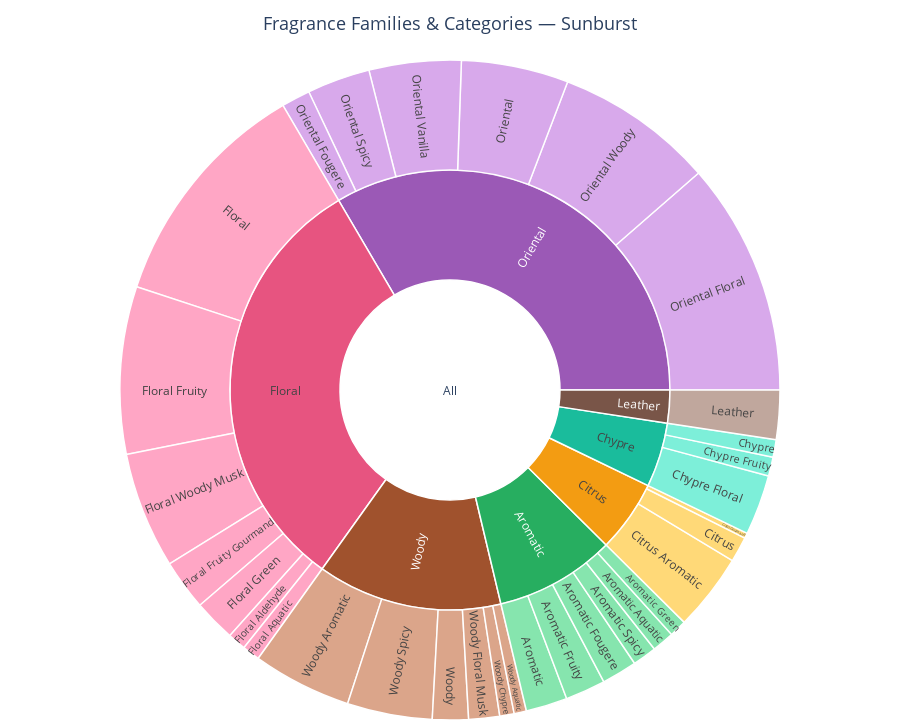

Source (notebook cell):
### Code cell
import pandas as pd
import plotly.graph_objects as go
from pathlib import Path

MASTER_CSV = Path("../Saved Data/all_brands_clean.csv")

FAMILY_COLORS = {
    "Floral":   "#e75480",
    "Oriental": "#9b59b6",
    "Woody":    "#a0522d",
    "Aromatic": "#27ae60",
    "Chypre":   "#1abc9c",
    "Citrus":   "#f39c12",
    "Leather":  "#795548",
    "Other":    "#90a4ae",
}

df_v = pd.read_csv(MASTER_CSV, encoding="utf-8-sig")

cat_counts = (
    df_v["fragrance_category"]
    .dropna()
    .str.strip()
    .value_counts()
    .reset_index()
)
cat_counts.columns = ["category", "count"]
total = cat_counts["count"].sum()

FAMILIES = ["Floral", "Oriental", "Woody", "Aromatic", "Chypre", "Citrus", "Leather"]

def get_family(label):
    for f in FAMILIES:
        if label.startswith(f):
            return f
    return "Other"

cat_counts["family"] = cat_counts["category"].apply(get_family)

# Aggregate family totals for the inner ring
family_totals = cat_counts.groupby("family")["count"].sum().reset_index()

# Build sunburst data manually
# ADDED: an `ids` list to prevent duplicate label conflicts
ids, labels, parents, values, colors, hovers = [], [], [], [], [], []

# Root node (invisible centre)
ids.append("All")
labels.append("All")
parents.append("")
values.append(total)
colors.append("#ffffff")
hovers.append("")

# Inner ring — families
for _, row in family_totals.iterrows():
    fam   = row["family"]
    cnt   = row["count"]
    pct   = cnt / total * 100
    
    ids.append(f"Family_{fam}")     # Give the family a unique ID
    labels.append(fam)
    parents.append("All")           # Points to the root ID
    values.append(cnt)
    colors.append(FAMILY_COLORS.get(fam, "#90a4ae"))
    hovers.append(f"<b>{fam}</b><br>{cnt:,} perfumes<br>{pct:.1f}% of total")

# Outer ring — individual categories
for _, row in cat_counts.iterrows():
    cat = row["category"]
    cnt = row["count"]
    fam = row["family"]
    pct_total  = cnt / total * 100
    fam_total  = family_totals.loc[family_totals["family"] == fam, "count"].values[0]
    pct_family = cnt / fam_total * 100

    # Lighten the family colour slightly for sub-categories
    base = FAMILY_COLORS.get(fam, "#90a4ae").lstrip("#")
    r, g, b = int(base[0:2], 16), int(base[2:4], 16), int(base[4:6], 16)
    light = f"#{min(r+45,255):02x}{min(g+45,255):02x}{min(b+45,255):02x}"

    ids.append(f"Cat_{fam}_{cat}")  # Give the specific category a unique ID
    labels.append(cat)
    parents.append(f"Family_{fam}") # Points specifically to the family ID, NOT the label
    values.append(cnt)
    colors.append(light)
    hovers.append(
        f"<b>{cat}</b><br>"
        f"{cnt:,} perfumes<br>"
        f"{pct_total:.1f}% of all<br>"
        f"{pct_family:.1f}% of {fam}"
    )

fig = go.Figure(go.Sunburst(
    ids=ids,                        # ADDED: pass the ids array to the figure
    labels=labels,
    parents=parents,
    values=values,
    marker=dict(colors=colors, line=dict(color="white", width=1.5)),
    hovertemplate="%{customdata}<extra></extra>",
    customdata=hovers,
    branchvalues="total",
    maxdepth=3,
    insidetextorientation="radial",
    textfont=dict(size=12),
))

fig.update_layout(
    title=dict(
        text="Fragrance Families & Categories — Sunburst",
        font=dict(size=18),
        x=0.5,
    ),
    margin=dict(t=60, l=0, r=0, b=0),
    height=720,
)

fig.show()

### Figure 1 — Plotly figure (JSON) as saved in the notebook; plotly's stock layout.template omitted (floating-point values rounded to 4 significant figures)
{"data": [{"branchvalues": "total", "customdata": ["", "<b>Aromatic</b><br>1,066 perfumes<br>8.8% of total", "<b>Chypre</b><br>571 perfumes<br>4.7% of total", "<b>Citrus</b><br>637 perfumes<br>5.3% of total", "<b>Floral</b><br>3,818 perfumes<br>31.7% of total", "<b>Leather</b><br>291 perfumes<br>2.4% of total", "<b>Oriental</b><br>4,032 perfumes<br>33.4% of total", "<b>Woody</b><br>1,639 perfumes<br>13.6% of total", "<b>Floral</b><br>1,384 perfumes<br>11.5% of all<br>36.2% of Floral", "<b>Oriental Floral</b><br>1,377 perfumes<br>11.4% of all<br>34.2% of Oriental", "<b>Floral Fruity</b><br>988 perfumes<br>8.2% of all<br>25.9% of Floral", "<b>Oriental Woody</b><br>937 perfumes<br>7.8% of all<br>23.2% of Oriental", "<b>Floral Woody Musk</b><br>687 perfumes<br>5.7% of all<br>18.0% of Floral", "<b>Oriental</b><br>633 perfumes<br>5.3% of all<br>15.7% of Oriental", "<b>Woody Aromatic</b><br>585 perfumes<br>4.9% of all<br>35.7% of Woody", "<b>Oriental Vanilla</b><br>543 perfumes<br>4.5% of all<br>13.5% of Oriental", "<b>Woody Spicy</b><br>502 perfumes<br>4.2% of all<br>30.6% of Woody", "<b>Citrus Aromatic</b><br>456 perfumes<br>3.8% of all<br>71.6% of Citrus", "<b>Oriental Spicy</b><br>372 perfumes<br>3.1% of all<br>9.2% of Oriental", "<b>Chypre Floral</b><br>356 perfumes<br>3.0% of all<br>62.3% of Chypre", "<b>Floral Fruity Gourmand</b><br>299 perfumes<br>2.5% of all<br>7.8% of Floral", "<b>Leather</b><br>291 perfumes<br>2.4% of all<br>100.0% of Leather", "<b>Floral Green</b><br>248 perfumes<br>2.1% of all<br>6.5% of Floral", "<b>Aromatic</b><br>245 perfumes<br>2.0% of all<br>23.0% of Aromatic", "<b>Aromatic Fruity</b><br>237 perfumes<br>2.0% of all<br>22.2% of Aromatic", "<b>Woody</b><br>212 perfumes<br>1.8% of all<br>12.9% of Woody", "<b>Aromatic Fougere</b><br>209 perfumes<br>1.7% of all<br>19.6% of Aromatic", "<b>Woody Floral Musk</b><br>182 perfumes<br>1.5% of all<br>11.1% of Woody", "<b>Oriental Fougere</b><br>170 perfumes<br>1.4% of all<br>4.2% of Oriental", "<b>Citrus</b><br>150 perfumes<br>1.2% of all<br>23.5% of Citrus", "<b>Aromatic Spicy</b><br>142 perfumes<br>1.2% of all<br>13.3% of Aromatic", "<b>Aromatic Aquatic</b><br>131 perfumes<br>1.1% of all<br>12.3% of Aromatic", "<b>Chypre Fruity</b><br>112 perfumes<br>0.9% of all<br>19.6% of Chypre", "<b>Floral Aldehyde</b><br>108 perfumes<br>0.9% of all<br>2.8% of Floral", "<b>Floral Aquatic</b><br>104 perfumes<br>0.9% of all<br>2.7% of Floral", "<b>Chypre</b><br>103 perfumes<br>0.9% of all<br>18.0% of Chypre", "<b>Aromatic Green</b><br>102 perfumes<br>0.8% of all<br>9.6% of Aromatic", "<b>Woody Chypre</b><br>85 perfumes<br>0.7% of all<br>5.2% of Woody", "<b>Woody Aquatic</b><br>73 perfumes<br>0.6% of all<br>4.5% of Woody", "<b>Citrus Gourmand</b><br>31 perfumes<br>0.3% of all<br>4.9% of Citrus"], "hovertemplate": "%{customdata}<extra></extra>", "ids": ["All", "Family_Aromatic", "Family_Chypre", "Family_Citrus", "Family_Floral", "Family_Leather", "Family_Oriental", "Family_Woody", "Cat_Floral_Floral", "Cat_Oriental_Oriental Floral", "Cat_Floral_Floral Fruity", "Cat_Oriental_Oriental Woody", "Cat_Floral_Floral Woody Musk", "Cat_Oriental_Oriental", "Cat_Woody_Woody Aromatic", "Cat_Oriental_Oriental Vanilla", "Cat_Woody_Woody Spicy", "Cat_Citrus_Citrus Aromatic", "Cat_Oriental_Oriental Spicy", "Cat_Chypre_Chypre Floral", "Cat_Floral_Floral Fruity Gourmand", "Cat_Leather_Leather", "Cat_Floral_Floral Green", "Cat_Aromatic_Aromatic", "Cat_Aromatic_Aromatic Fruity", "Cat_Woody_Woody", "Cat_Aromatic_Aromatic Fougere", "Cat_Woody_Woody Floral Musk", "Cat_Oriental_Oriental Fougere", "Cat_Citrus_Citrus", "Cat_Aromatic_Aromatic Spicy", "Cat_Aromatic_Aromatic Aquatic", "Cat_Chypre_Chypre Fruity", "Cat_Floral_Floral Aldehyde", "Cat_Floral_Floral Aquatic", "Cat_Chypre_Chypre", "Cat_Aromatic_Aromatic Green", "Cat_Woody_Woody Chypre", "Cat_Woody_Woody Aquatic", "Cat_Citrus_Citrus Gourmand"], "insidetextorientation": "radial", "labels": ["All", "Aromatic", "Chypre", "Citrus", "Floral", "Leather", "Oriental", "Woody", "Floral", "Oriental Floral", "Floral Fruity", "Oriental Woody", "Floral Woody Musk", "Oriental", "Woody Aromatic", "Oriental Vanilla", "Woody Spicy", "Citrus Aromatic", "Oriental Spicy", "Chypre Floral", "Floral Fruity Gourmand", "Leather", "Floral Green", "Aromatic", "Aromatic Fruity", "Woody", "Aromatic Fougere", "Woody Floral Musk", "Oriental Fougere", "Citrus", "Aromatic Spicy", "Aromatic Aquatic", "Chypre Fruity", "Floral Aldehyde", "Floral Aquatic", "Chypre", "Aromatic Green", "Woody Chypre", "Woody Aquatic", "Citrus Gourmand"], "marker": {"colors": ["#ffffff", "#27ae60", "#1abc9c", "#f39c12", "#e75480", "#795548", "#9b59b6", "#a0522d", "#ff81ad", "#c886e3", "#ff81ad", "#c886e3", "#ff81ad", "#c886e3", "#cd7f5a", "#c886e3", "#cd7f5a", "#ffc93f", "#c886e3", "#47e9c9", "#ff81ad", "#a68275", "#ff81ad", "#54db8d", "#54db8d", "#cd7f5a", "#54db8d", "#cd7f5a", "#c886e3", "#ffc93f", "#54db8d", "#54db8d", "#47e9c9", "#ff81ad", "#ff81ad", "#47e9c9", "#54db8d", "#cd7f5a", "#cd7f5a", "#ffc93f"], "line": {"color": "white", "width": 1.5}}, "maxdepth": 3, "parents": ["", "All", "All", "All", "All", "All", "All", "All", "Family_Floral", "Family_Oriental", "Family_Floral", "Family_Oriental", "Family_Floral", "Family_Oriental", "Family_Woody", "Family_Oriental", "Family_Woody", "Family_Citrus", "Family_Oriental", "Family_Chypre", "Family_Floral", "Family_Leather", "Family_Floral", "Family_Aromatic", "Family_Aromatic", "Family_Woody", "Family_Aromatic", "Family_Woody", "Family_Oriental", "Family_Citrus", "Family_Aromatic", "Family_Aromatic", "Family_Chypre", "Family_Floral", "Family_Floral", "Family_Chypre", "Family_Aromatic", "Family_Woody", "Family_Woody", "Family_Citrus"], "textfont": {"size": 12}, "type": "sunburst", "values": [12054, 1066, 571, 637, 3818, 291, 4032, 1639, 1384, 1377, 988, 937, 687, 633, 585, 543, 502, 456, 372, 356, 299, 291, 248, 245, 237, 212, 209, 182, 170, 150, 142, 131, 112, 108, 104, 103, 102, 85, 73, 31]}], "layout": {"height": 720, "margin": {"b": 0, "l": 0, "r": 0, "t": 60}, "title": {"font": {"size": 18}, "text": "Fragrance Families & Categories — Sunburst", "x": 0.5}}}
